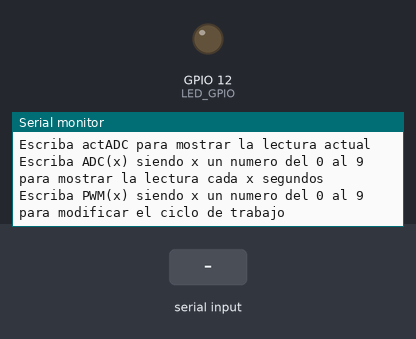
Recording of a sketch running on a simulated ESP32. Shown: output pins drawn as LEDs (lit = HIGH), the last lines printed to the serial monitor. The inputs (shaded band) are chosen by the test bench.

Above: at 1.2 s.
1.3 s: "actADC\n" received over Serial
At 2.5 s:
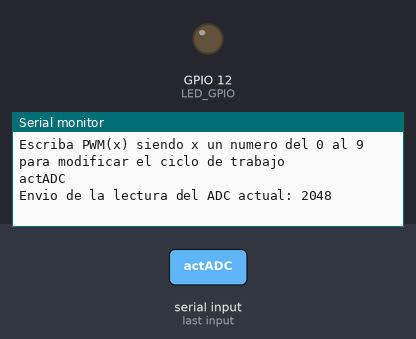
2.8 s: "ADC(\n" received over Serial
At 3.6 s:
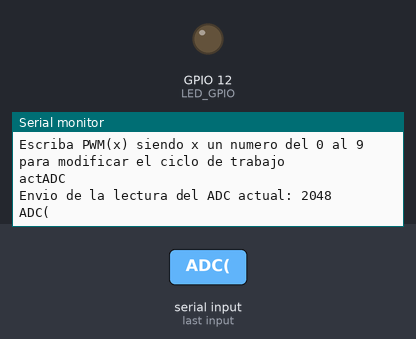
4.3 s: ")\n" received over Serial
At 4.8 s:
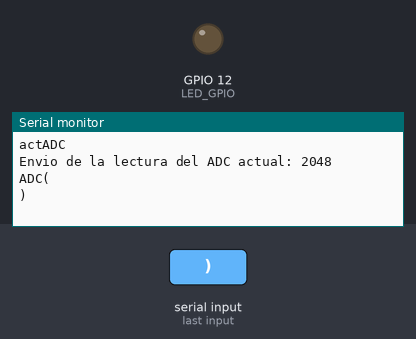

The sketch:

PRACTICA_1.4.ino
```cpp
const int pinPot = 34;

#define LED_GPIO 12  /* GPIO16 */
#define PWM1_Ch    0
#define PWM1_Res   12
#define PWM1_Freq  5000


String escritura;

int ValorEscritura = 0;
int valADC = 0;
volatile int interruptCounter;
int totalInterruptCounter;
hw_timer_t * timer = NULL;
portMUX_TYPE timerMux = portMUX_INITIALIZER_UNLOCKED;

void IRAM_ATTR onTimer() {
  portENTER_CRITICAL_ISR(&timerMux);
  interruptCounter++;
  portEXIT_CRITICAL_ISR(&timerMux);
}

void setup() {
  Serial.begin(115200);
  timer = timerBegin(0, 80, true);
  timerAttachInterrupt(timer, &onTimer, true);
  timerAlarmWrite(timer, 1000000, true);
  timerAlarmEnable(timer);
  ledcAttachPin(LED_GPIO, PWM1_Ch);
  ledcSetup(PWM1_Ch, PWM1_Freq, PWM1_Res);
  Serial.println("Escriba actADC para mostrar la lectura actual");
  Serial.println("Escriba ADC(x) siendo x un numero del 0 al 9 para mostrar la lectura cada x segundos");
  Serial.println("Escriba PWM(x) siendo x un numero del 0 al 9 para modificar el ciclo de trabajo");
}

int leePot() {
  int resul = analogRead(pinPot);
  return resul;
}

void ADCx(int t) {
  if (interruptCounter > 0) {
    portENTER_CRITICAL(&timerMux);
    interruptCounter--;
    portEXIT_CRITICAL(&timerMux);
    //Serial.println(totalInterruptCounter);
    totalInterruptCounter++;
    if (totalInterruptCounter == t) {
      valADC = leePot();
      Serial.println(valADC);
      totalInterruptCounter = 0;
    }
  }
}

void PWMx(int x) {
  int y = map(x, 0, 9, 0, 4095);
  ledcWrite(PWM1_Ch, y);
}

void funcionEscritura() {
  if (ValorEscritura == 1) {
    if (escritura.substring(4, 5).toInt() != 0) {
      ADCx(escritura.substring(4, 5).toInt());
    }
  }
  if (ValorEscritura == 2) {
    PWMx(escritura.substring(4, 5).toInt());
  }
}

void loop() {
  funcionEscritura();
  if (Serial.available() > 0) {
    escritura = Serial.readStringUntil('\n');
    Serial.println(escritura);
    if (escritura == "actADC") {
      ValorEscritura = 0;
      Serial.print("Envio de la lectura del ADC actual: ");
      valADC = leePot();
      Serial.println(valADC);
      //String valADCstring = (String)valADC;
      // Serial.write(valADCstring);
    }
    else if (escritura.substring(0, 4) == "ADC(" && escritura.substring(5, 6) == ")") {
      Serial.print("Envio de lectura cada ");
      Serial.print(escritura.substring(4, 5));
      Serial.println(" segundos");
      ValorEscritura = 1;
      totalInterruptCounter = 0;
      interruptCounter = 0;
    }
    else if (escritura.substring(0, 4) == "PWM(" && escritura.substring(5, 6) == ")") {
      Serial.print("Duty cycle: ");
      Serial.println(escritura.substring(4, 5));
      ValorEscritura = 2;
    }
    else
      ValorEscritura = 0;
  }
}
```

Measured:
- after the input at 1.3 s, the serial monitor: prints a new line at once (image 1)
- after the input at 2.8 s, the serial monitor: prints a new line at once (image 2)
- after the input at 4.3 s, the serial monitor: prints a new line at once (image 3)
